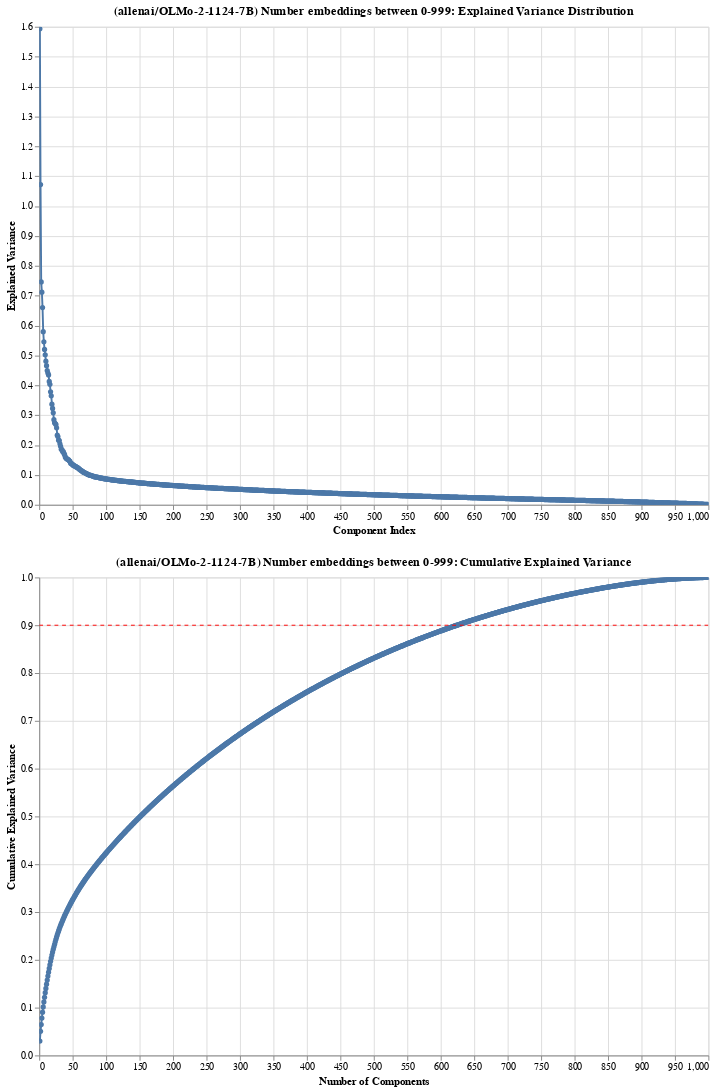

Notebook code cell kept with this figure:
### Code cell
alt.vconcat(plots['explained_variance'], plots['cumulative_variance'])

### Figure 1 — Vega-Lite specification as saved in the notebook (floating-point values rounded to 4 significant figures; data arrays with more than 128 entries replaced by an {"elided": "..."} marker saying what was removed)
{"config": {"view": {"continuousWidth": 300, "continuousHeight": 300}}, "vconcat": [{"data": {"name": "data-7874d61902e0b2dee1c495ac880d59ee"}, "mark": {"type": "line", "point": true}, "encoding": {"tooltip": [{"field": "Component", "type": "quantitative"}, {"field": "ExplainedVariance", "type": "quantitative"}], "x": {"field": "Component", "title": "Component Index", "type": "quantitative"}, "y": {"field": "ExplainedVariance", "title": "Explained Variance", "type": "quantitative"}}, "height": 500, "name": "view_17", "title": "(allenai/OLMo-2-1124-7B) Number embeddings between 0-999: Explained Variance Distribution", "width": 700}, {"layer": [{"data": {"name": "data-4f2c2299d34c1adad6f7dac71ad8a8d3"}, "mark": {"type": "line", "point": true}, "encoding": {"tooltip": [{"field": "Components", "type": "quantitative"}, {"field": "CumulativeVariance", "type": "quantitative"}], "x": {"field": "Components", "title": "Number of Components", "type": "quantitative"}, "y": {"field": "CumulativeVariance", "scale": {"domain": [0, 1]}, "title": "Cumulative Explained Variance", "type": "quantitative"}}, "name": "view_7", "title": "(allenai/OLMo-2-1124-7B) Number embeddings between 0-999: Cumulative Explained Variance"}, {"data": {"name": "data-1693fce19a66a18ba87d35ab9883d361"}, "mark": {"type": "rule", "color": "red", "strokeDash": [4, 4]}, "encoding": {"tooltip": [{"field": "Label", "type": "nominal"}], "y": {"field": "Threshold", "type": "quantitative"}}}], "height": 500, "width": 700}], "params": [{"name": "param_7", "select": {"type": "interval", "encodings": ["x", "y"]}, "bind": "scales", "views": ["view_17"]}, {"name": "param_8", "select": {"type": "interval", "encodings": ["x", "y"]}, "bind": "scales", "views": ["view_7"]}], "$schema": "https://vega.github.io/schema/vega-lite/v5.20.1.json", "datasets": {"data-7874d61902e0b2dee1c495ac880d59ee": {"elided": "1000 records"}, "data-4f2c2299d34c1adad6f7dac71ad8a8d3": {"elided": "1000 records"}, "data-1693fce19a66a18ba87d35ab9883d361": [{"Threshold": 0.9, "Label": "90% Explained Variance"}]}}
